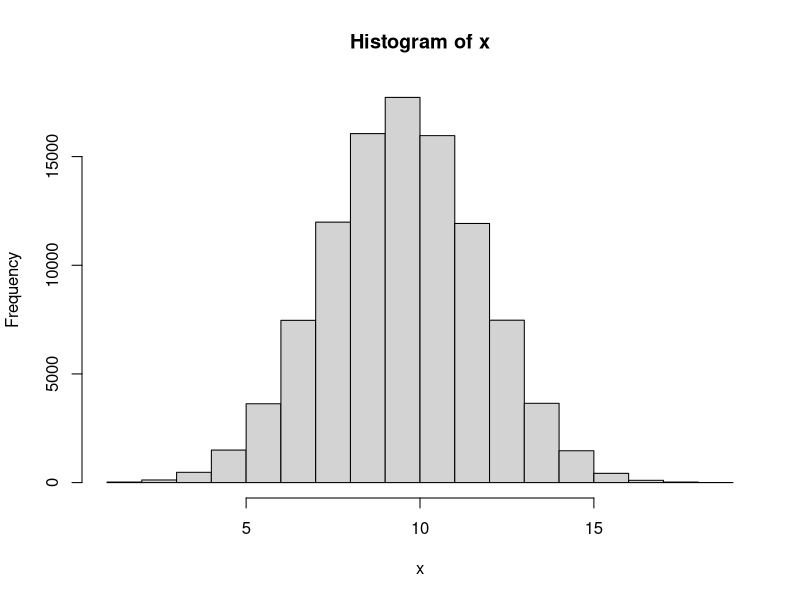
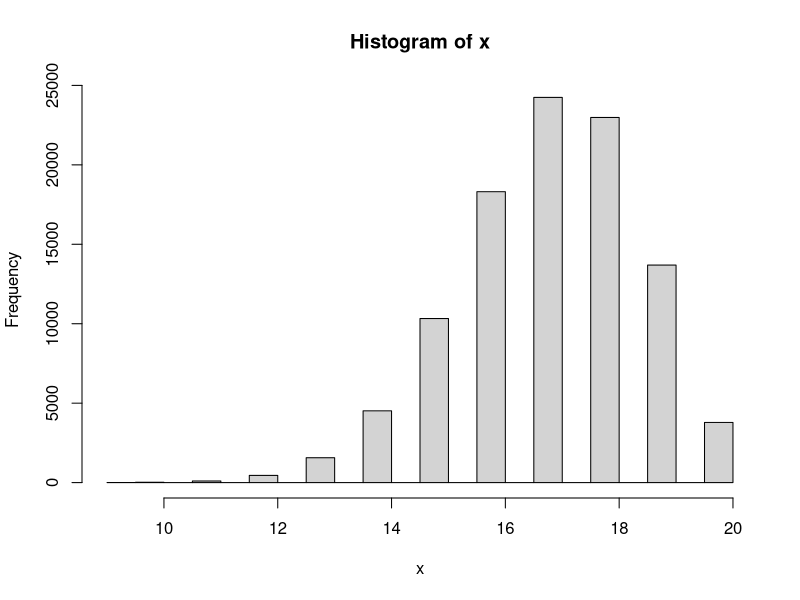

Write R code to recreate these figures, in order.
#------------------

# Answer to the Question # 01

#------------------

# No 1 of Q.1 

#a) 

# Taking a sample with n = 20 and p = 0.5

x1 <- rbinom(1, 20, 0.5)

#The value of x1
x1


#b) 

#Finding the range for x1 with n = 20 and p = 0.5


n <- 20

p <- 0.5


# Finding and defining the minimum value

min_value <- min(0, n)

# Finding and defining the maximum value

max_value <- max(0:n)

# Calculate the cumulative probability at the minimum value

cdf_min <- pbinom(min_value, n, p)

# Calculate the cumulative probability at the maximum value

cdf_max <- pbinom(max_value, n, p)

# Range of the binomial distribution

range_binomial <- c(min_value, max_value)

range_binomial


#2 of Q.1

# Repeating Q.1 for N = 100000 times


N <- 100000

x <- rep(NA, N)

x

for (i in 1: N){
  x[i] <- rbinom(1, 20, 0.5)
}

x

# Plot the histogram

hist(x)

#Find the minimum and maximum value

max(x)

min(x)


#3 of Q.1 

# Now setting if x is bigger or less than 15 then y = 1 . And y = 0 otherwise.

y_1 <- ifelse(c(x)>=15, 1,0)
y_1



# 4 of Q.1

#Calculating summation of y


sum(y_1)




#5 of Q.1 


# Now repeating all the steps above for n = 20 and p =0.85


#a) 

# Taking a sample 

x1 <- rbinom(1, 20, 0.85)
x1


#b)

#Finding the range for x1

n <- 20

p <- 0.85

# Find the minimum value

min_value <- min(0, n)

# Find the maximum value

max_value <- max(0:n)

# Calculate the cumulative probability at the minimum value

cdf_min <- pbinom(min_value, n, p)

# Calculate the cumulative probability at the maximum value

cdf_max <- pbinom(max_value, n, p)

# Range of the binomial distribution

range_binomial <- c(min_value, max_value)

range_binomial


#c. 

# Now taking N = 100000 times

N <- 100000

x <- rep(NA, N)

x

for (i in 1: N){
  x[i] <- rbinom(1, 20, 0.85)
}

x

# Plot the histogram

hist(x)


#Find the min and max value

max(x)

min(x)


#d. 

# Now setting if x is bigger or less than 15 then y = 1 . And y = 0 otherwise

y_1 <- ifelse(c(x)>=15, 1,0)
y_1


#e. 

#Calculating summation of y

sum(y_1)


#f. 

#Calculating summation of y divided by N

sum(y_1) / N




# ---------------------------------------------

# Answer to the Question # 01 - (6) : 

# ---------------------------------------------


# Now I have to make a guess about type I and type II errors for Null Hypothesis H0: p0 = 0.5 VS Alternative hypothesis H1: p1 = 0.85. For setting that what is the chance of a fair coin landing on heads at least 15 times out of 20 flips.


# Type I error means we reject the null hypothesis when it is actually true. It is also known as 'False Positive'. The significance level or alpha (a) is the probability of making a type I error. We usually set it as 0.05 or 0.01.


# The chance of a fair coin landing on heads at least 15 times out of 20 flips, we are using binomial distribution and two tailed test for this question. By calculating on the calculator it is found that the probability of getting 15 or more successes out of 20 trials when the p0 = 0.5 is approximately 0.026. So, it can be said that if the p0 = 0.5, we would reject the null hypothesis and conclude that the proportion is significantly different from 0.5 in about 2.6% of the cases.

# On the other hand, Type II error means we fail to reject the null hypothesis when it is actually false. It is also known as 'False Negative'. The probability of making a type II error is denoted by beta (B).

# To find the probability of a type II error, we know that for the alternative hypothesis, p1 = 0.85. By calculating on the calculator, we got that the chance of a fair coin landing on heads at least 15 times out of 20 flips when p1 = 0.85 is approximately 0.408. This means we would fail to reject the null hypothesis and conclude that the proportion is not significantly different from 0.5 in about 40.8% of the cases.

# In summary, the estimated probabilities of making a type I error and a type II error for this hypothesis test are approximately 0.026 and 0.408, respectively.





# ---------------------------------------------

#Answer to the Q. 2 :

# ---------------------------------------------

# Here is the sample : 2 2 1 2 2 2 1 1 2 1 1 2 2 1 1 2 1 2 2 2 1 2 1 2 1 2 2 2 2 2 2 2 2 1 2 1 2 1 2 2


# We have to test the sample that if it is random or not.


# To test whether the process of treatment assignments is random, we will use a chi-squared fit test. At first we will count the number of treatments of each type, and then compare the observed frequencies to the expected frequencies under the assumption of a random process.

# In this case, there are 40 treatments. Among them:
  
# For Observed frequencies: Type 1 = 18 treatments and Type 2 = 22 treatments.

# Expected frequencies (we assume that there is randomness): Type 1 = 20 treatments and Type 2 = 20  treatments. (As there are 40 treatments in total and a 50% chance of each type).


# To calculate the chi-squared statistic, we can use the formula:
  
#  χ2 = Σ ((Oi - Ei)² / Ei)

# Here,

# Oi = Observed Frequency for category  i , (here i = 1 or 2), 

# Ei = Expected frequency for category i, (here i = 1 or 2).

# And the sum is taken over all categories.

# By using online calculator and plugging the numbers, we got that:
  
  
# χ2 = ((18-20)²/20) + ((22-20)²/20) = 0.4


# To determine whether this value is statistically significant, we need to compare it to a chi-squared distribution with one degree of freedom (since we have two categories and one parameter estimated from the data). Using a table, we find that the p-value for this test is approximately 0.5, which is very large.

# Therefore, we fail to reject the null hypothesis that the treatment assignments are random. In other words, there is no evidence to suggest that the process was biased or non-random.



# ---------------------------------------------

#Answer to the Q. 3 :

# ---------------------------------------------


#Answer for 3 - a


#1

# Taking a sample

x2 <- rbinom(1, 1, 0.5)
x2


#Then identify the range

n <- 1
p <- 0.5


# Find the minimum value

min_value <- min(0, n)


# Find the maximum value

max_value <- max(0:n)


# Calculate the cumulative probability at the minimum value

cdf_min <- pbinom(min_value, n, p)

# Calculate the cumulative probability at the maximum value

cdf_max <- pbinom(max_value, n, p)

# Range of the binomial distribution

range_binomial <- c(min_value, max_value)

range_binomial


#For question 3 - (a) - #2 and #3

# Patient will get “A” if x2 = 1, and get “B” if x2 = 0

# Repeating 1 & 2 for N = 40


N <- 40
x <- rep(NA, N)

x

for (i in 1: N){
  x[i] <- rbinom(1, 1, 0.5)
}

x

# Now assigning A and B for 1 and 0 respectively.

x[x == 1] <- "A"
x[x == 0] <- "B"


# print the modified values of x

print(x)


#Number of A and B

table(x)


# --------------------------------------------


# --------------------------------------------


#Answer for 3 - b



# Set the block size

block_size <- 40


# Create a vector of treatment assignments

treatments <- rep(c("A", "B"), length.out = block_size*1)


# Create a vector of block assignments

blocks <- rep(1:1, each = block_size)


# Randomly permute the blocks

blocks <- sample(blocks)


# Order the treatment assignments within each block

for (i in 1:1) {
  treatments[blocks == i] <- sample(treatments[blocks == i])
}

# View the resulting treatment assignments by block

a <- split(treatments, blocks)

a

#Number of A and B

table(a)

# The difference between 3(a) and 3 (b) is that - in 3 (a) , though the probability is p = 0.5 , for the N = 40 , number of A and B is not same. For my case , A = 18 and B = 22. But, in 3 (b) we used random permutated block randomization with a block size of 40. And for this case number of A and B is same. For my case , A = 20 and B = 20.



# --------------------------------------------

# --------------------------------------------


# Answer for 3 - c


# Set the block size of 8


block_size <- 8


# Create a vector of treatment assignments


treatments <- rep(c("A", "B"), length.out = block_size*5)


# Create a vector of block assignments


blocks <- rep(1:5, each = block_size)




# Randomly permute the blocks



blocks <- sample(blocks)



# Order the treatment assignments within each block

for (i in 1:5) {
  treatments[blocks == i] <- sample(treatments[blocks == i])
}


# View the resulting treatment assignments by block. There are 5 different block with block size of 8


d <- split(treatments, blocks)
d

# Now, merging all the 5 different blocks into 1. So, now there will be 40


b <- unsplit(treatments, blocks)

b


#Number of A and B

table(b)

# The difference between 3(b) and 3 (c) is that - in 3 (b) , we used random permutated block randomization with a block size of 40. And for this case number of A and B is same. For my case , it was A = 20 and B = 20. But, in 3 (c) though we used random permutated block randomization, but this time with a block size of 8. After that we added all the 8 blocks so total sample is 40. And for this case number of A and B is not same. For my case , it was A = 24 and B = 16. 

# If we stop the study for toxicity for in sample size = 20, then for 3 (b) = The difference between number of A and B will not be that much. 

# But, for 3 (c) = The difference between number of A and B will be more than 3 (b)
